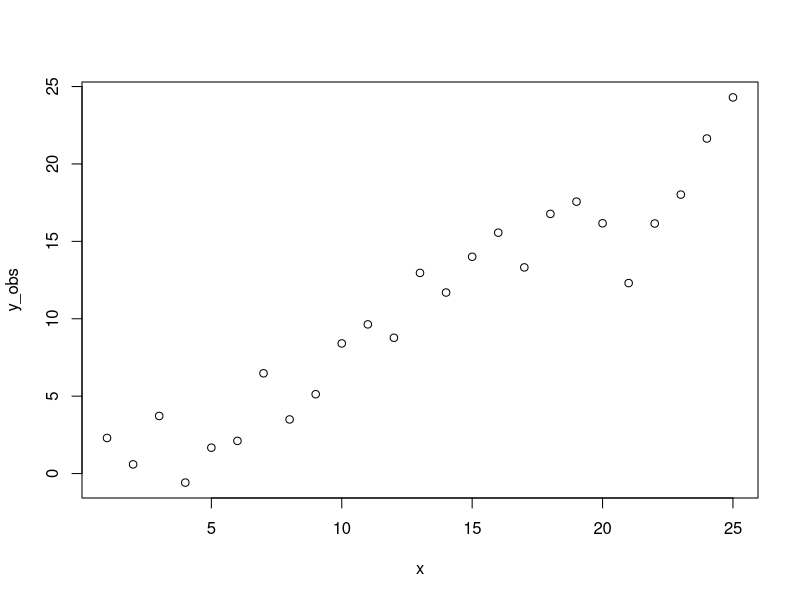
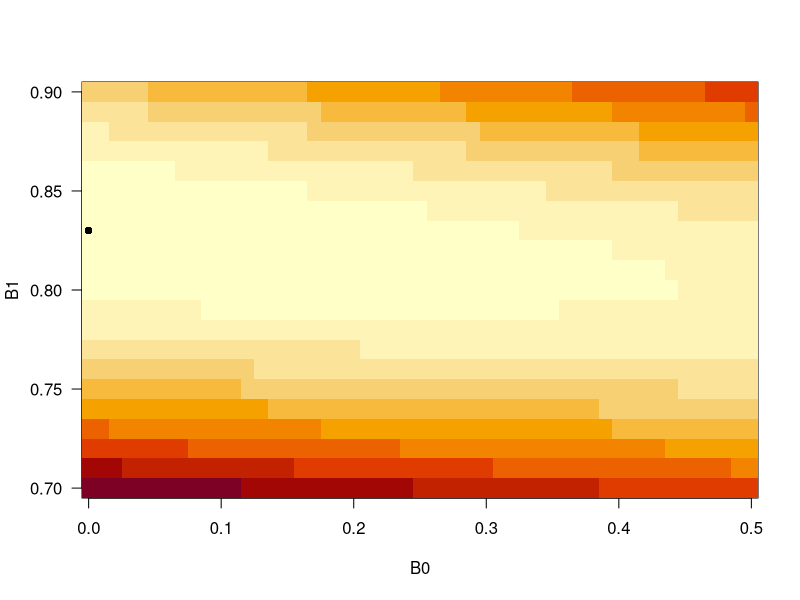
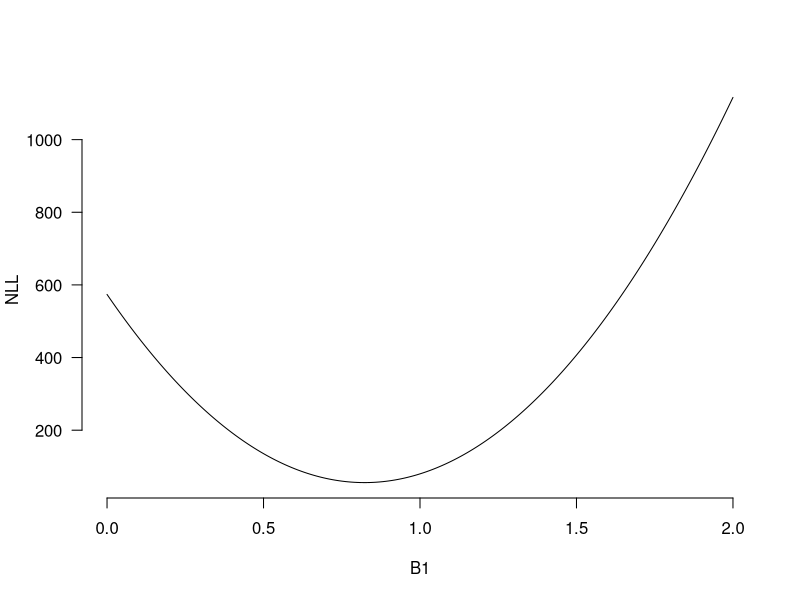
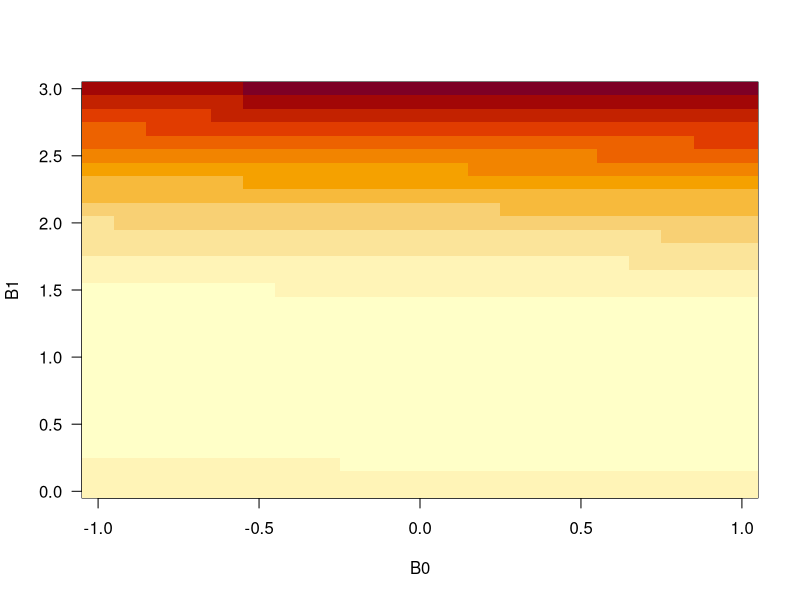
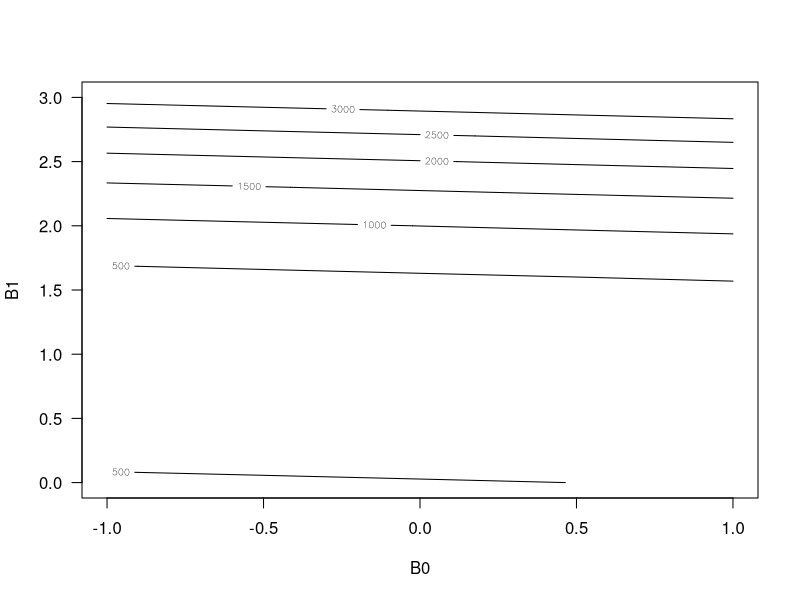
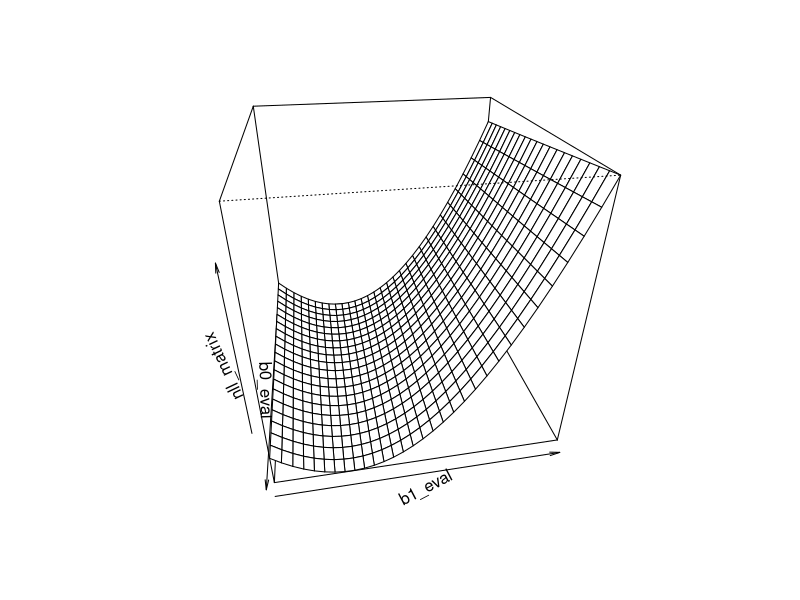

Write R code to recreate these figures, in order.

# Maximum likelihood estimation
# ZOO 955 - Week 8
# Answer Key


# Background
# We're going to implement three ways of fitting a linear regression model: 
# (1) the analytical solution using the normal equation
# (2) a numerical optimization approach based on minimizing the sum of squared errors
# (3) a numerical optimization approach based on maximizing the likelihood.

# Q1: Simulate some data for a linear regression using 
# the simple linear regression model: yi = beta_0 + beta_1*xi + error 

# True parameters
b0 <- 0.1
b1 <- 0.8
sigma <- 2

# Simulate data from true parameters with error
x <- 1:25
y_obs <- b0 + b1*x + rnorm(length(x), mean=0, sd=sigma)
plot(y_obs ~ x)

# Fit a linear regression model using lm() 
lmfit <- lm(y_obs~x); summary(lmfit)
lmcoefs <- coef(lmfit)


# Q2: Analyze the data generated in Q1 using the normal equation (ne):
x1 <- cbind(rep(1, length(x)), x) # add column of 1s to calculate intercept
necoefs <- solve(t(x1)%*%x1)%*%(t(x1)%*%y_obs)

# Bonus Q1: Can you find an analytical solution 
# for the se and 95% CI for the model coefficients? 

# Need to do some googling for this one - see, for example:
# https://stats.stackexchange.com/questions/44838/how-are-the-standard-errors-of-coefficients-calculated-in-a-regression/44841#44841

# The standard errors are 
#from lm()
summary(lmfit)$coefficients[2, 2]

#from analytical solution
num <- length(x) * anova(lmfit)[[3]][2]
denom <- length(x) * sum(x^2) - sum(x)^2
sqrt(num / denom)



# Q3: Analyze the data generated in Q1 using a grid search 
# to minimize the sum of squared errors (no need to iterate more than twice):

# Function to calculate sum of squared errors (RSS)
calc_rss <- function(y_obs, y_pred){sum((y_pred-y_obs)^2)}

# Set grid search
b0_eval <- seq(0,0.5,0.01)
b1_eval <- seq(0.7,0.9,0.01)
rss_matrix <- matrix(data=NA, nrow=length(b0_eval), ncol=length(b1_eval), 
                     dimnames=list(b0_eval, b1_eval))
# Begin grid search: i <- 1; j <- 1
for(i in 1:length(b0_eval)){
  b0_curr <- b0_eval[i]
  for(j in 1:length(b1_eval)){
    b1_curr <- b1_eval[j]
    y_pred <- b0_curr + b1_curr*x
    rss <- calc_rss(y_obs, y_pred)
    rss_matrix[i,j] <- rss
  }
}
# Best params
min_rss_index <- which(rss_matrix==min(rss_matrix), arr.ind=T)
min_rss_coefs <- c(b0_eval[min_rss_index[1]], b1_eval[min_rss_index[2]])
# Visualize grid search
image(x=b0_eval, y=b1_eval, z=rss_matrix, las=1, xlab="B0", ylab="B1")
points(x=min_rss_coefs[1], y=min_rss_coefs[2], pch=16, cex=1)


# Q4: Analyze the data generated in Q1 using a grid search 
# to minimize the negative log likelihood (no need to iterate more than twice).
# Note, there is a third parameter that you will need to estimate here: sigma

# Function to calculate the negative log-likelihood
calc_nll <- function(y_obs, y_pred, sigma){
  -sum(dnorm(x=y_obs, mean=y_pred, sd=sigma, log=T))
}

# Set grid search
b0_eval <- seq(0,0.5,0.01)
b1_eval <- seq(0.7,0.9,0.01)
sigma_eval <- seq(1,3,0.1)
nll_array <- array(data=NA, dim=c(length(b0_eval), length(b1_eval), length(sigma_eval)), 
                   dimnames=list(b0_eval, b1_eval, sigma_eval))
# Begin grid search: i <- 1; j <- 1; k <- 1
for(i in 1:length(b0_eval)){
  b0_curr <- b0_eval[i]
  for(j in 1:length(b1_eval)){
    b1_curr <- b1_eval[j]
    for(k in 1:length(sigma_eval)){
      sigma_curr <- sigma_eval[k]
      y_pred <- b0_curr + b1_curr*x
      nll <- calc_nll(y_obs, y_pred, sigma)
      nll_array[i,j,k] <- nll
    }
  }
}
# Best params
min_nll_index <- which(nll_array==min(nll_array), arr.ind=T)
min_nll_coefs <- c(b0_eval[min_nll_index[1]], 
                   b1_eval[min_nll_index[2]],
                   sigma_eval[min_nll_index[2]])


# Q5: Analyze the data generated in Q1 using optim() to minimize the negative log likelihood.  

# Objective function
obj_func <- function(par){
  b0 <- par[1]
  b1 <- par[2]
  sigma <- par[3]
  y_pred <- b0 + b1*x
  nll <- calc_nll(y_obs, y_pred, sigma)
}

# Estimate parameters using optim()
optfit <- optim(par=c(0,1,2), fn=obj_func)
optcoefs <- optfit$par


# Q6: Plot a likelihood profile for the slope parameter 
# holding the intercept and sigma constant at their MLEs.

# Nicer function for calculating NLL
calc_nll_new <- function(b0, b1, sigma, y_obs){
  y_pred <- b0 + b1*x
  nll <- calc_nll(y_obs, y_pred, sigma)
}

# Params
b0_hold <- b0 * 1.05
sigma_hold <- sigma * 0.95

# Estimate NLL for varying slopes
b1s <- seq(0,2,0.01)
nlls <- sapply(1:length(b1s), function(x) calc_nll_new(b0_hold, b1s[x], sigma_hold, y_obs))
plot(nlls~b1s, type="l", bty="n", las=1, xlab="B1", ylab="NLL")


# Q7: Plot the joint likelihood surface for the intercept and slope parameters
# holding sigma constant at its MLE.  Is there evidence of confounding between
# these two parameters (i.e., a ridge rather than a mountain top)?

# Params
b1_eval <- seq(0,3,0.1)
b0_eval <- seq(-1,1,0.1)
sigma_hold <- sigma

# Setup grid search
nll_matrix <- matrix(data=NA, nrow=length(b0_eval), ncol=length(b1_eval), 
                     dimnames=list(b0_eval, b1_eval))
# Begin grid search: i <- 1; j <- 1
for(i in 1:length(b0_eval)){
  b0_curr <- b0_eval[i]
  for(j in 1:length(b1_eval)){
    b1_curr <- b1_eval[j]
    nll <- calc_nll_new(b0_curr, b1_curr, sigma_hold, y_obs)
    nll_matrix[i,j] <- nll
  }
}
# Visualize grid search
image(x=b0_eval, y=b1_eval, z=nll_matrix, las=1, xlab="B0", ylab="B1")
contour(x=b0_eval, y=b1_eval, z=nll_matrix, las=1, xlab="B0", ylab="B1")
persp(x=b0_eval, y=b1_eval, z=nll_matrix, theta=80, phi=30)


# Q8: How different are the estimated coefficients from Q1, Q2, and Q5 and 
# how do they compare to the true values?



# Bonus Q2: Calculate the standard errors of the intercept, slope, and sigma using the Hessian matrix.
# Standard errors are the square roots of the diagonal of the inverse Hessian matrix.  
# How do these standard errors compare to those from lm() in Q1?

optfit_hess <- optim(par=c(0,1,2), fn=obj_func, hessian=T)
SE_optim <- sqrt(diag(solve(optfit_hess$hessian)))

# Bonus Q3: How does the computational speed compare between using lm(), the normal equation, and optim() to estimate the coefficients?
# Note: no solution given here, but it should be apparent from the instructions below how to do this
# Record your system start time
start_time <- proc.time()

#your code goes here

# Subtract start time from current system time
proc.time() - start_time
